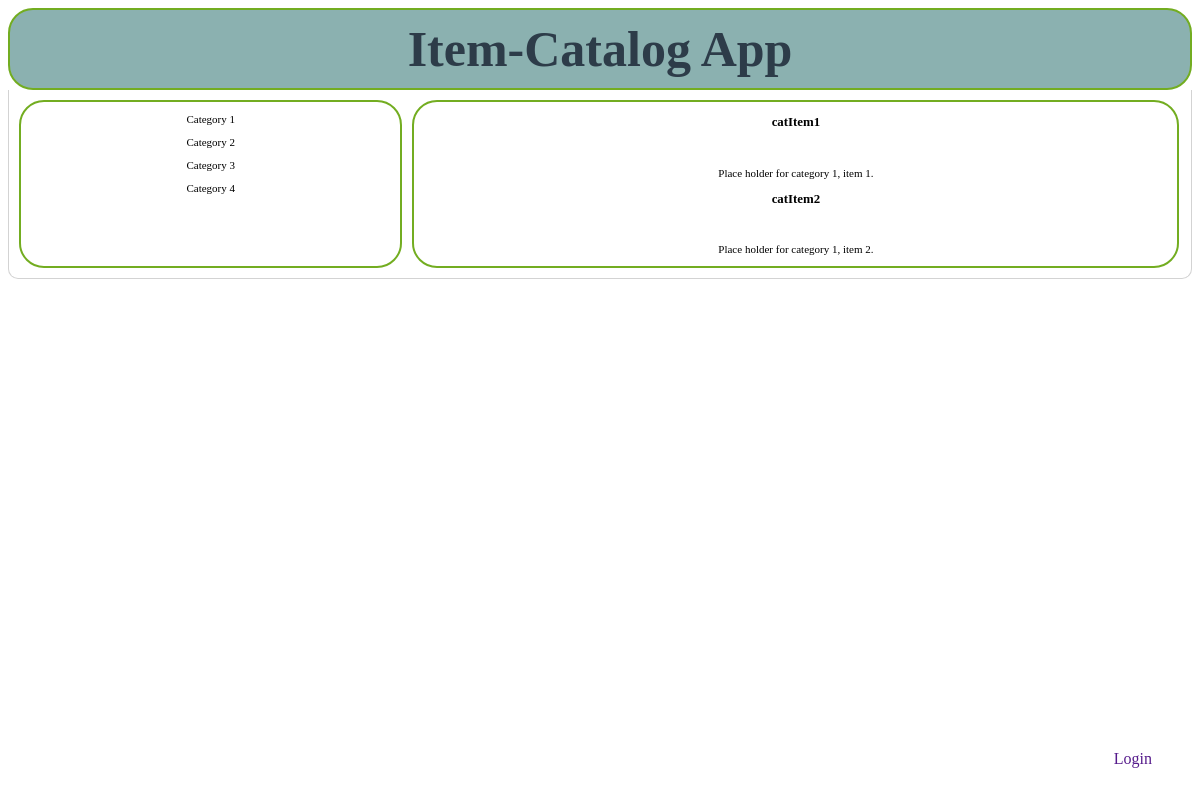
Page /main/1/ on the earlier database version.
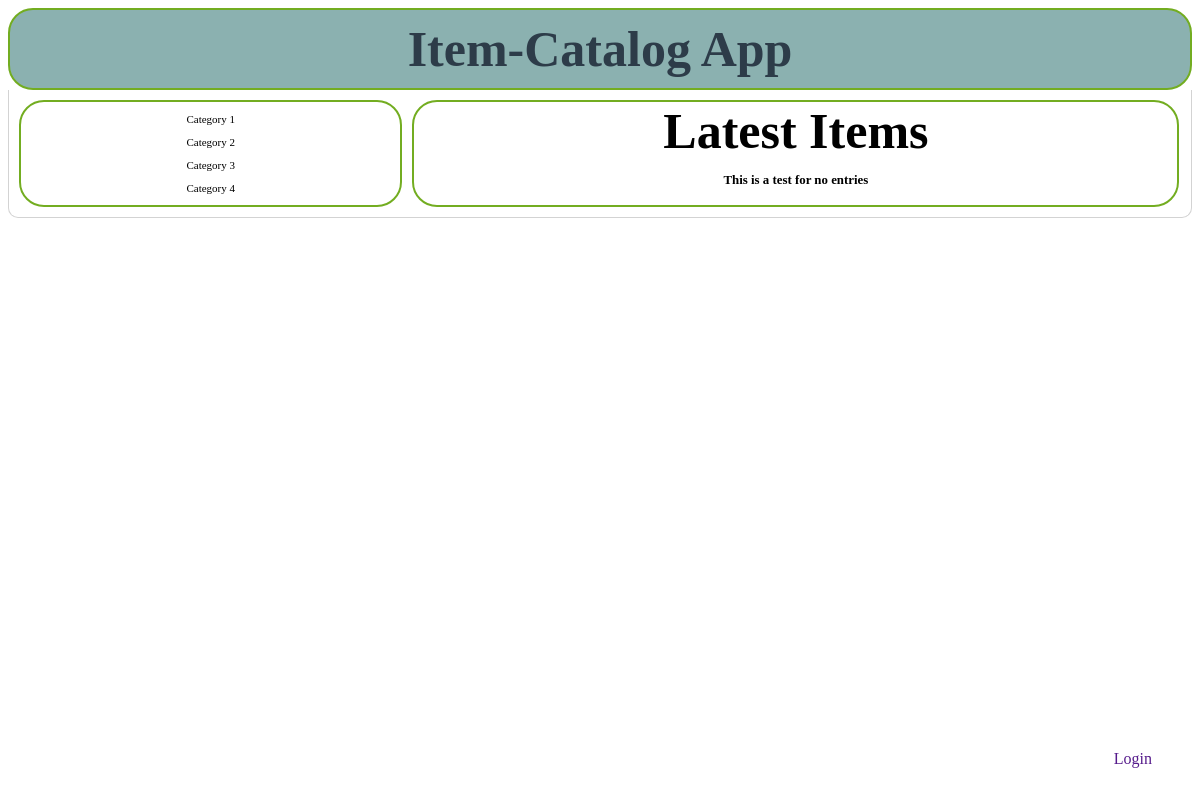
Same page on the later database version.
### database_setup.py (models this page shows)
class Category(Base):
	__tablename__ = 'category'
	name = Column(String(80), nullable = False)
	id = Column(Integer, primary_key = True)
	user = relationship(User)
	user_id = Column(Integer, ForeignKey('user.id'))

class Item(Base):
	__tablename__ = 'item'
	name = Column(String(80), nullable = False)
	id = Column(Integer, primary_key = True)
	description = Column(String(500))
	user = relationship(User)
	user_id = Column(Integer, ForeignKey('user.id'))
	category = relationship(Category)
	category_id = Column(Integer, ForeignKey('category.id'))

### main.py (the view)
@app.route('/main/<int:category_id>/')
def categoryItems(category_id):
	categories = session.query(Category).all()
	items = session.query(Item).filter_by(category_id=category_id)
	return render_template('main.html', categories=categories, items=items, category_id=category_id)

### templates/main.html (shortened to what this page needs)
<!DOCTYPE html>
<html lang="en" xmlns="http://www.w3.org/1999/xhtml">
<head>
	<link rel="stylesheet" type=text/css href="{{url_for('static', filename='main.css')}}">
</head>
<body>
	<header class="header">
		<div class="title">
			<h1>Item-Catalog App</h1>
		</div>
	</header>
	<div class="container">
		<div class="grid-container">
			<div class="menu">
                {% for category in categories %}
                <p>
					<a href="{{url_for('categoryItems', category_id = category.id)}}"> {{category.name}}</a>
                </p>
                {% else %}
                    <h3> This is a test, no entries </h3>
				{% endfor %}
			</div>
			<div class="item">
				{% for item in items %}
					<p>
                        <h3>{{item.name}}</h3><br>
                        <br>{{item.description}} <br>
                    </p>
                {% else %}
                    <h1>Latest Items</h1>
                    {% for latestItem in latestItems %}
                    <p>
                        {{latestItem.name}}
                    </p>
                    {% else %}
                        <h3> This is a test for no entries </h3>
                    {% endfor %}
				{% endfor %}
			</div>
        </div>
    </div>
    <a class="loginbutton" href="">Login</a>
</body>
</html>

### static/main.css (style rules this page uses)
h1 { font-size: 50px; font-family: "Bradley Hand", cursive; margin: 0; }
.header { border-bottom: 6px solid #7d97ad; background-color: #8bb1b0; border: 2px solid #73AD21; border-radius: 25px; border-style: solid; color: #2d3c49; display: flex; }
.title { display:inline-block; padding:10px; text-align:center; width:100%; }
a:link { background-color: white; color: black; text-align: center; text-decoration: none; display: inline-block; }
body { background-color: #ffffff; font-family: "Apple Chancery", cursive; }
.container { border: 1px lightgrey; border-right-style: solid; border-left-style: solid; border-bottom-style: solid; border-bottom-right-radius: 10px; border-bottom-left-radius: 10px; }
.grid-container { display: grid; grid-template-columns: 33% 66%; grid-gap: 10px; padding: 10px; }
.grid-container > div { border: 2px solid #73AD21; border-radius: 25px; border-style: solid; text-align: center; font-size: 11px; }
.loginbutton { position: fixed; bottom: 4%; right: 4%; }
.menu { float: left; }
.item { float: right; }

Differences in the rows shown:
removed Item: name "catItem1", description "Place holder for category 1, item 1."
removed Item: name "catItem2", description "Place holder for category 1, item 2."
Other differences:
text now shown: "Latest Items This is a test for no entries"
